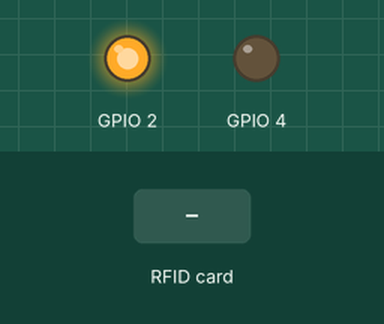
Simulated run of this sketch. Board: ESP32. On the bench: output pins drawn as LEDs (lit = HIGH). Inputs (shaded band) come from the test bench. WiFi joins after 1.5 s; servers stay silent unless stated; network time is answered at once with the bench clock; uploads are accepted with an empty reply; the local clock reads 2024-03-15 10:24:30 at power-on unless the sketch sets it; what the sketch prints to the serial monitor is not drawn.

Above: at 3.0 s.
3.1 s: RFID card 5E 7A 19 C4 held to the reader
At 4.4 s:
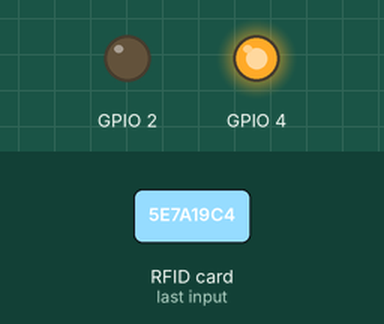
At 5.23 s:
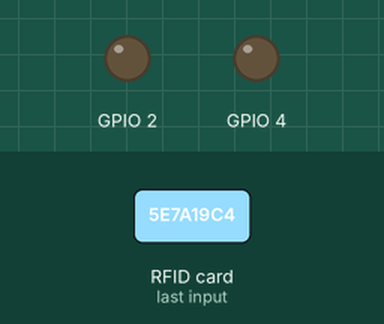
Timing chart, 0 to 6.9 s (numbered marks = the images above; inputs shaded):
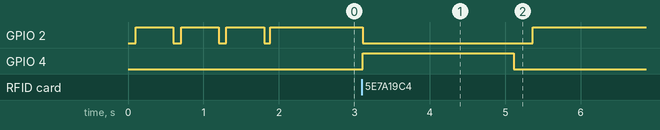

The sketch:

RFID_read_send_data.ino
```cpp
#include <WiFi.h>
#include <HTTPClient.h>
#include <ArduinoJson.h>
#include <Wire.h>
#include <PN532_I2C.h>
#include <PN532.h>
#include <NfcAdapter.h>
#include <NTPClient.h>
#include <WiFiUdp.h>

WiFiUDP ntpUDP;
NTPClient timeClient(ntpUDP);

PN532_I2C pn532_i2c(Wire);
NfcAdapter nfc = NfcAdapter(pn532_i2c);

String formattedDate;
String dayStamp;
String timeStamp;
String uid;

const char* ssid = "Galaxy M33";
const char* password = "123456789";
const char* Server = "https://api.siiha.id/api/absensi-siswa";

void setup(void) {
  Serial.begin(115200);
  pinMode(4, OUTPUT);
  pinMode(2, OUTPUT);
  Serial.printf("connecting to %s ", ssid);
  WiFi.begin(ssid, password);
  Serial.print("Connecting to Wi-Fi");
  while (WiFi.status() != WL_CONNECTED)
  {
    Serial.print(".");
    delay(100);
    digitalWrite(2, HIGH);
    delay(500);
    digitalWrite(2, LOW);
  }
  Serial.println();
  Serial.print("Connected with IP: ");
  Serial.println(WiFi.localIP());
  Serial.println();
  timeClient.begin();
  timeClient.setTimeOffset(25200);
  Serial.println("NDEF Reader");
  nfc.begin();
}


void loop(void) {
  while (!timeClient.update()) {
    timeClient.forceUpdate();
  }
  if (nfc.tagPresent())
  {

    NfcTag tag = nfc.read();
    //tag.print();
    uid = tag.getUidString();
    Serial.println(uid);
    digitalWrite(2, LOW);
    digitalWrite(4, HIGH);
    delay(2000);
    digitalWrite(4, LOW);
    if (WiFi.status() == WL_CONNECTED)
    {
      // Extract date
      formattedDate = timeClient.getFormattedDate();
      int splitT = formattedDate.indexOf("T");
      dayStamp = formattedDate.substring(0, splitT);
      timeStamp = formattedDate.substring(splitT + 1, formattedDate.length() - 1);

      HTTPClient http;
      http.begin(Server);
      http.addHeader("Content-Type", "application/json");
      StaticJsonDocument<200> jsonBuffer;
      JsonObject payload = jsonBuffer.to<JsonObject>();
      String payloadData;
      payload["uid_kartu"] = uid;
      payload["tanggal"] = dayStamp;
      payload["waktu"] = timeStamp;

      serializeJson(payload, payloadData);
      int httpResponseCode = http.POST(payloadData);

      if ((httpResponseCode > 0))
      {
        String response = http.getString();
        Serial.println("Response Code : " + String(httpResponseCode));
        serializeJsonPretty(payload, Serial);
        // Serial.println(response);
      }
      else
      {
        Serial.print("Error on sending POST: ");
        Serial.println("Respon Code : " + String(httpResponseCode));
      }
      http.end();

    }
  }
  else
  {
    digitalWrite(2, HIGH);
  }


}
```

Measured:
- after the input at 3.1 s, GPIO 2: HIGH → LOW at once, → HIGH 2.3 s later; GPIO 4: LOW → HIGH at once, → LOW 2.0 s later
- by itself, GPIO 2: alternates HIGH for 0.50 s and LOW for 0.10 s, 6 changes in all, then stays HIGH
